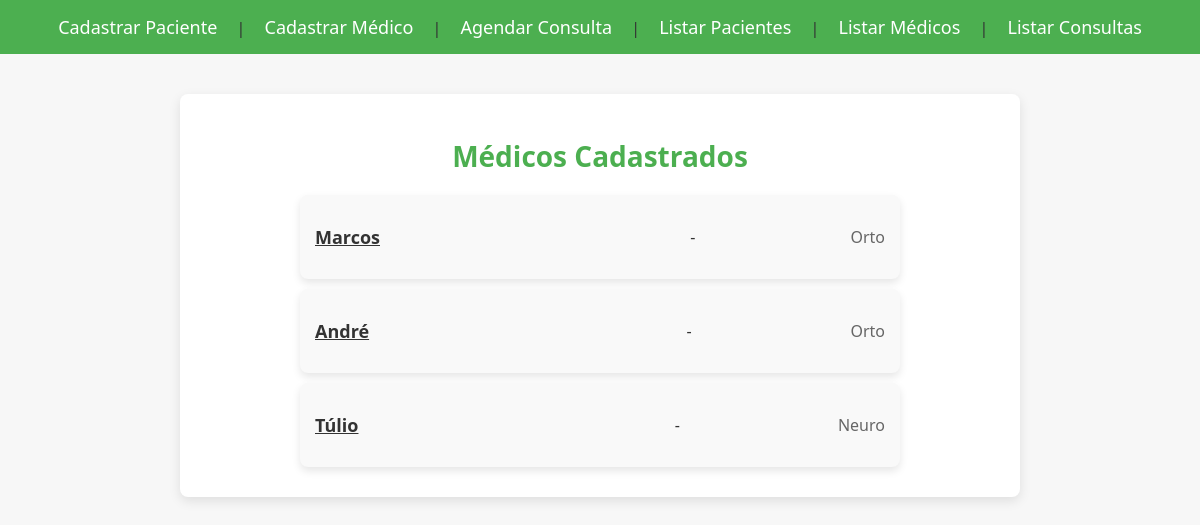
Page /consultas/listar_medicos/ on the committed database.
### consultas/models.py (models this page shows, shortened)
class Medico(models.Model):
    nome = models.CharField(max_length=100)
    crm = models.CharField(max_length=15)
    especialidade = models.CharField(max_length=50)
    hora_inicio = models.TimeField(default='08:00')
    hora_final = models.TimeField(default='18:00')

### consultas/views.py (the view)
# urls.py: path('listar_medicos/', views.listar_medicos, name='listar_medicos'),
def listar_medicos(request):
    medicos = Medico.objects.all()
    return render(request, 'consultas/listar_medicos.html', {'medicos': medicos})

### consultas/templates/consultas/listar_medicos.html
{% extends "consultas/base.html" %}
{% block content %}
<h2 class="title">Médicos Cadastrados</h2>
<ul class="record-list">
    {% for medico in medicos %}
    <li class="record-item">
        <a class="record-name" href="{% url 'detalhes_consultas' medico.id %}">{{ medico.nome }}</a></p> -
        <p class="record-detail">{{ medico.especialidade }}</p>
    </li>
    {% endfor %}
</ul>
{% endblock content %}

### consultas/static/css/style.css (style rules this page uses)
body { font-family: 'Segoe UI', Tahoma, Geneva, Verdana, sans-serif; background-color: #f7f7f7; margin: 0; padding: 0; color: #333; }
.title { font-size: 28px; font-weight: bold; color: #4CAF50; text-align: center; margin-bottom: 20px; }
.record-list { list-style-type: none; padding: 0; margin: 0 auto; max-width: 600px; }
.record-item { background-color: #f9f9f9; margin-bottom: 10px; padding: 15px; border-radius: 8px; box-shadow: 0 4px 8px rgba(0, 0, 0, 0.1); display: flex; justify-content: space-between; align-items: center; }
.record-name { font-size: 18px; font-weight: bold; color: #333; }
.record-detail { font-size: 16px; color: #666; }

### rows in the picture
Medico: nome "Marcos", especialidade "Orto"
Medico: nome "André", especialidade "Orto"
Medico: nome "Túlio", especialidade "Neuro"
